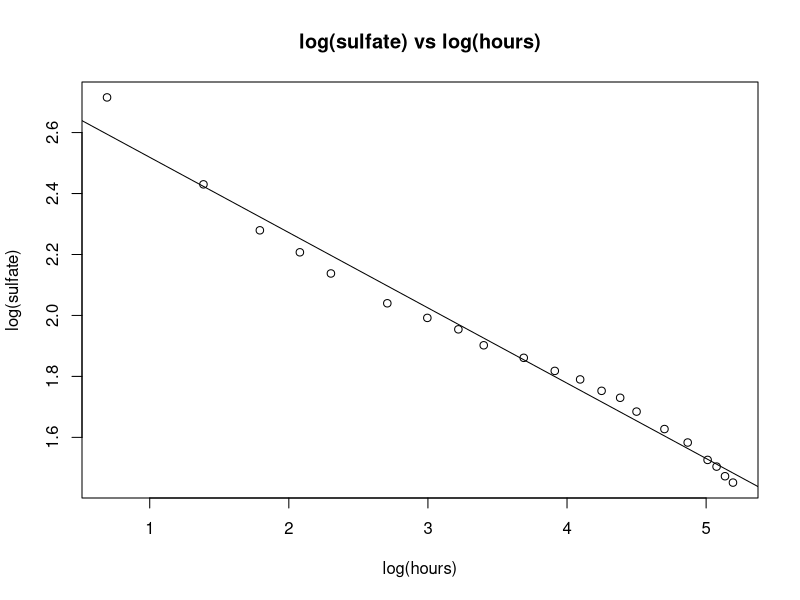
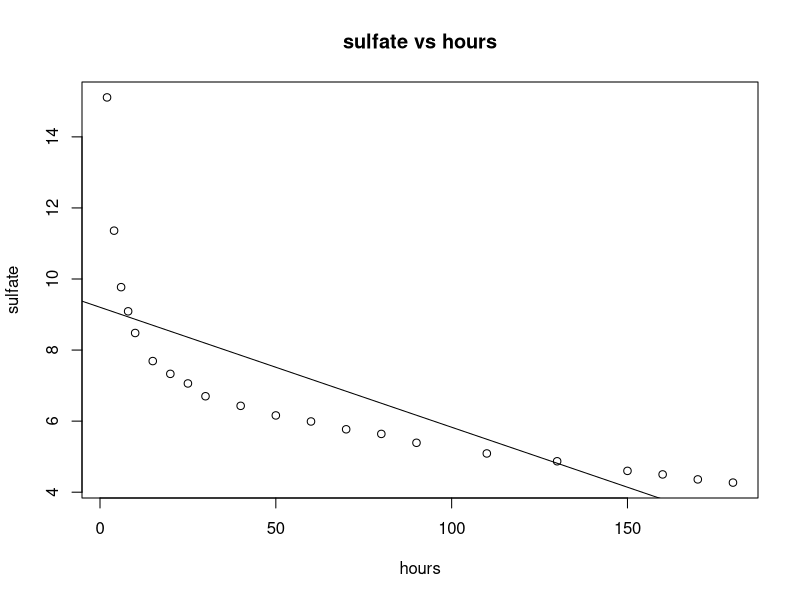
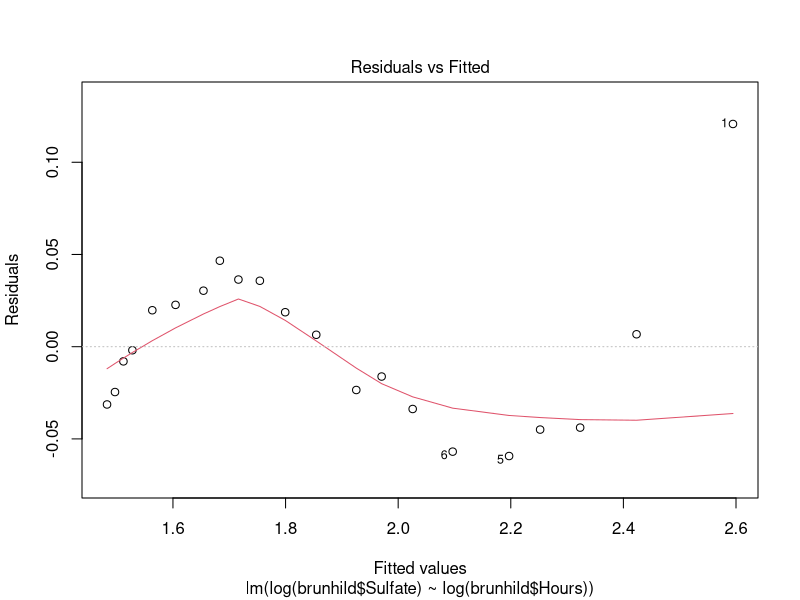
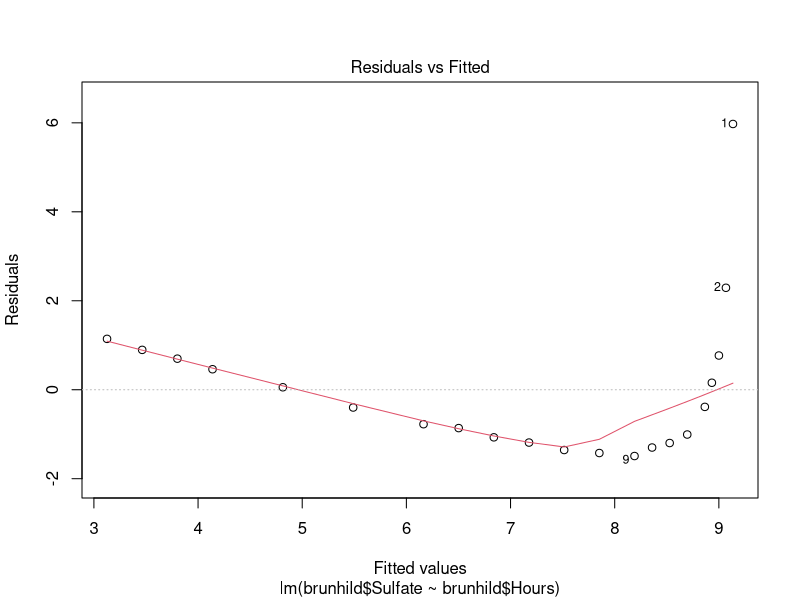
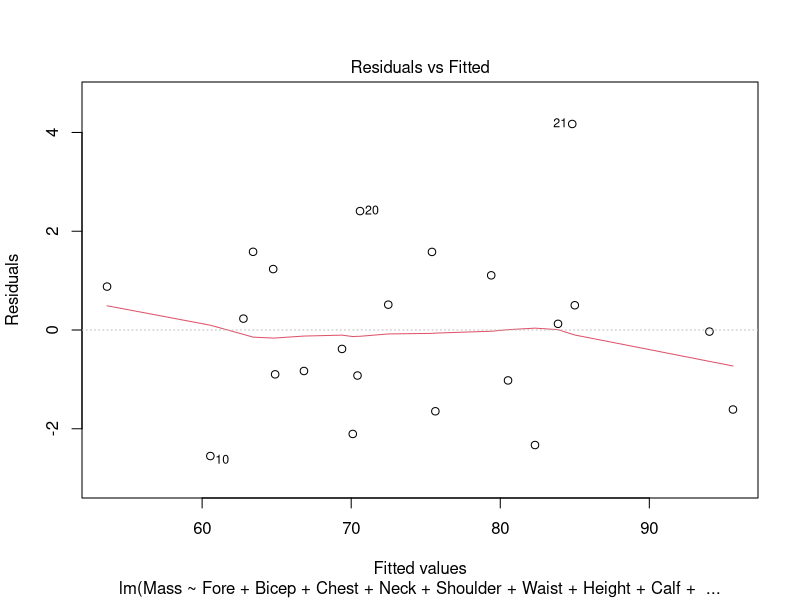
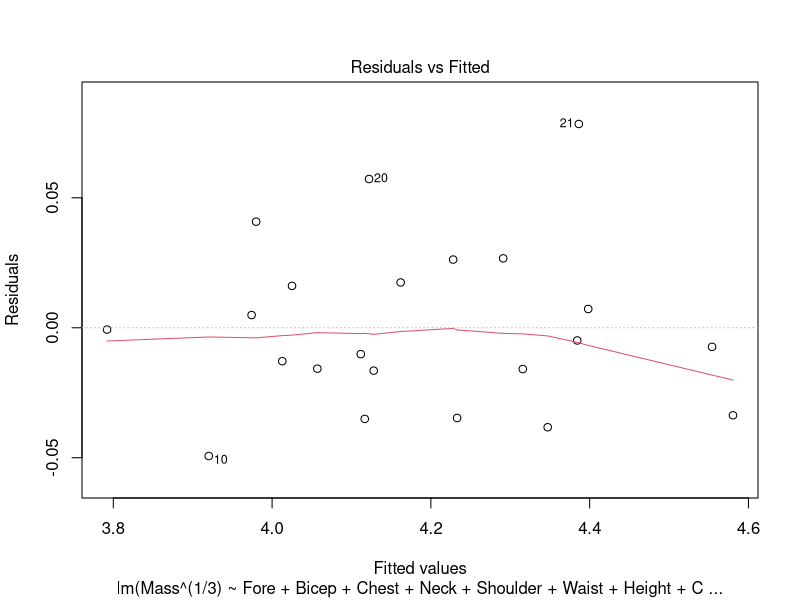
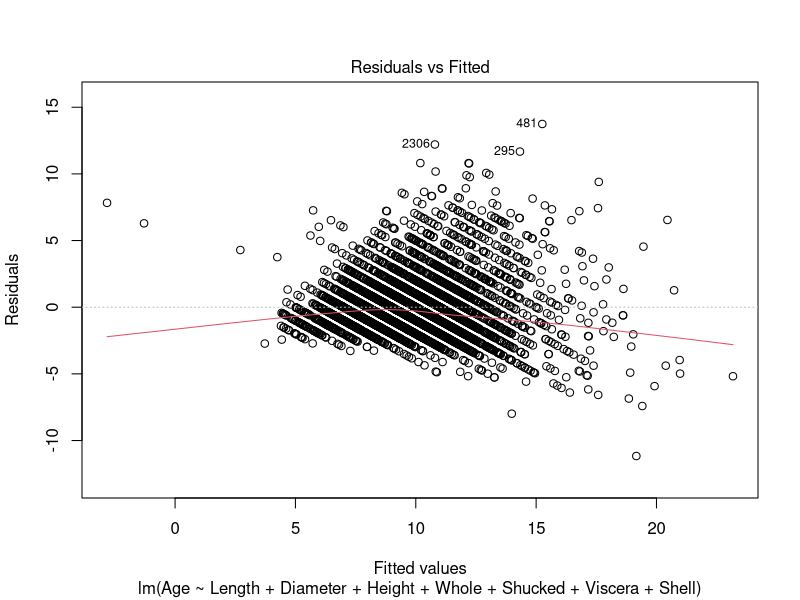
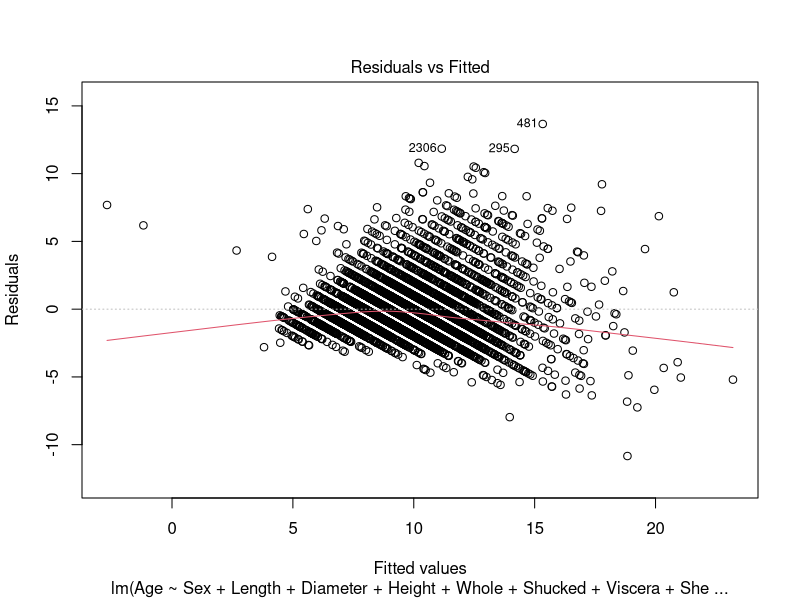

Source code (R) for these figures, in order:
## ---- chunk 1
#a
brunhild = read.csv("brunhild.txt", header=TRUE)
loglogfit = lm(log(brunhild$Sulfate) ~ log(brunhild$Hours))
plot(log(brunhild$Hours), log(brunhild$Sulfate), main = "log(sulfate) vs log(hours)", xlab="log(hours)",ylab="log(sulfate)")
abline(loglogfit$coefficients)

#b
fit = lm(brunhild$Sulfate ~ brunhild$Hours)
plot(brunhild$Hours, brunhild$Sulfate, main = "sulfate vs hours", xlab="hours",ylab="sulfate")
abline(fit$coefficients)

#c
plot(loglogfit, which=c(1,1))
plot(fit, which=c(1,1))

#d
print(summary(loglogfit)$r.squared)
print(summary(fit)$r.squared)

## ---- chunk 2
#a
physical = read.csv("physical.txt", header=TRUE)
fit2 = lm(Mass ~ Fore+Bicep+Chest+Neck+Shoulder+Waist+Height+Calf+Thigh+Head, data=physical)

plot(fit2, which=c(1,1))

#b
cubedfit = lm(Mass^(1/3) ~ Fore+Bicep+Chest+Neck+Shoulder+Waist+Height+Calf+Thigh+Head, data=physical)
plot(cubedfit, which=c(1,1))

#c
print(summary(fit2)$r.squared)
print(summary(cubedfit)$r.squared)
## ---- chunk 3
#a
abalone = read.csv("abalone.txt", header=TRUE)
fit3 = lm(Age ~ Length+Diameter+Height+Whole+Shucked+Viscera+Shell, data=abalone)
plot(fit3, which=c(1,1))

#b
fit4 = lm(Age ~ Sex+Length+Diameter+Height+Whole+Shucked+Viscera+Shell, data=abalone)
plot(fit4, which=c(1,1))

#c
fit5 = lm(log(Age) ~ Length+Diameter+Height+Whole+Shucked+Viscera+Shell, data=abalone)
plot(fit5, which=c(1,1))

#d
fit6 = lm(log(Age) ~ Sex+Length+Diameter+Height+Whole+Shucked+Viscera+Shell, data=abalone)
plot(fit6, which=c(1,1))

#e
print(summary(fit3)$r.squared) #ignores gender
print(summary(fit4)$r.squared) #includes gender
print(summary(fit5)$r.squared) #ignores gender, uses log of age
print(summary(fit6)$r.squared) #includes gender, uses log of age
## ---- chunk 4
#f
library(glmnet)
xfactors = model.matrix(abalone$Age ~ abalone$Sex)
x = as.matrix(data.frame(abalone$Sex, abalone$Length, abalone$Diameter, abalone$Height, abalone$Whole, abalone$Shucked, abalone$Viscera, abalone$Shell, xfactors))

cvfit = cv.glmnet(x, y=abalone$Age)
plot(cvfit)
